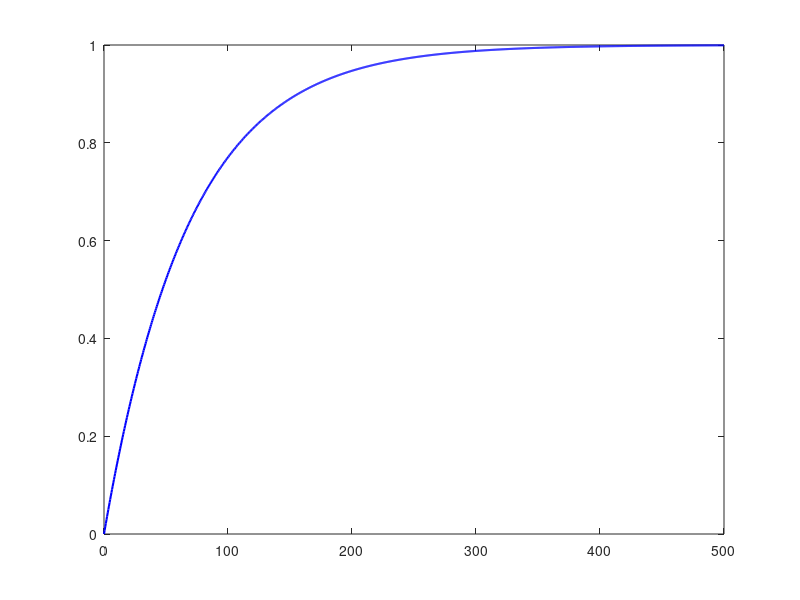

The MATLAB script that drew this image: (Note: this script raises an error after producing the figure.)
rho = 1000; % Dichte der Flüssigkeit in kg/Kubikmeter
A = 1; % Grundfläche in Quadratmeter
a = 0.003; % Querschnitt des Auslaufs in Quadratmeter
g = 9.81; % Erdbeschleunigung in m/Quadratsekunde
qzu = 6.0; % Stationärer Zufluss (im Arbeitspunkt) in kg/sec

c2=1/(rho*A);
c3=(a*a*rho*g)/(A*qzu);
num = [c3];
den = [1 c3]; 
G1 = tf(num, den);

% Simulation der Sprungantwort
t = 0:0.5:500; % Zeitvektor von 0 bis 500 Sekunden in Schritten von 0.5 s
[y, t] = step(G1, t);

% Berechnung des Verstärkungsfaktors (Endwert der Sprungantwort)
steady_state_value = y(end);

% Berechnung der Zeitkonstanten (63,2% des Endwerts)
target_value = 0.632 * steady_state_value;
T_index = find(y >= target_value, 1); % Index für ersten Punkt bei 63.2% des Endwerts
T_approx = t(T_index); % Zeitkonstante T

% Plot erstellen
figure;
plot(t, y, 'b-', 'LineWidth', 1.5); % Plot in Blau mit Linienbreite 1.5
hold on;
yline(steady_state_value, 'g--'); % Verstärkungsfaktor-Linie
xline(T_approx, 'r--'); % Zeitkonstanten-Linie
plot(T_approx, target_value, 'ro'); % Markierung des Punktes bei Zeitkonstante

% Horizontale Beschriftung des Verstärkungsfaktors und der Zeitkonstante
text(T_approx + 20, target_value, ['T = ', num2str(T_approx, '%.2f'), ' s'], 'Color', 'red', 'HorizontalAlignment', 'left');
text(20, steady_state_value - 0.05, ['K = ', num2str(steady_state_value, '%.2f'), ' m'], 'Color', 'green', 'HorizontalAlignment', 'left');

% Achsenbeschriftung und Titel
grid on;
xlabel('Zeit t (s)');
ylabel('Abfluss y(t) (m)');
title('Simulation des Abflusses für ein lineares Behältermodell L2');
legend('Abfluss q(t)', 'Endwert (Gain)', 'Zeitkonstante (T)');
% Plot speichern
saveas(gcf, 'simulation_ergebnis_L2.png'); % Speichern des Plots als PNG-Datei